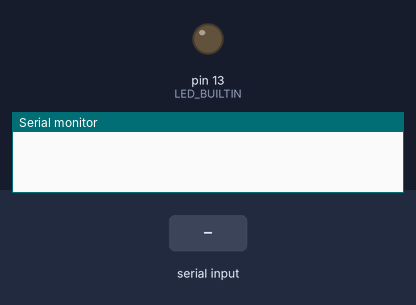
Bench run of a sketch on a simulated Arduino Uno, built with avr-gcc and run on an emulated ATmega328P. Shown: output pins drawn as LEDs (lit = HIGH), the last lines printed to the serial monitor. Inputs (shaded band) come from the test bench.

Above: at 1.2 s.
1.3 s: "OK\n" received over Serial
At 2.4 s:
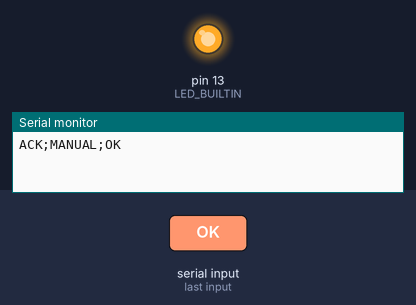
2.8 s: "NOK\n" received over Serial
At 3.6 s:
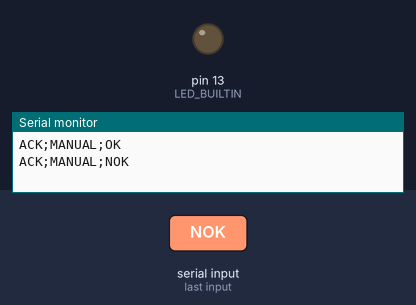
Timing chart, 0 to 5.8 s (numbered marks = the images above; inputs shaded):
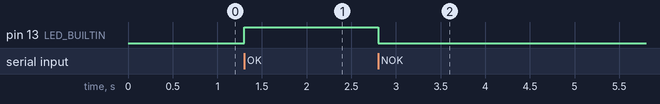

Measured:
- after the input at 1.3 s, pin 13 (LED_BUILTIN): LOW → HIGH at once
- after the input at 2.8 s, pin 13 (LED_BUILTIN): HIGH → LOW at once

The sketch:

estacao3_serial.ino
```cpp
// Estação 3: apenas Serial USB. LED é provisório; sem I2C ou atuadores.
#include <string.h>

enum Estado { AGUARDANDO, OK, NOK };
Estado ultimoEstado = AGUARDANDO;
char comando[64];
byte tamanho = 0;
bool excedeu = false;
char ultimoCiclo[33] = "";

void aplicar(const char* resultado, const char* ciclo) {
  if (strcmp(resultado, "OK") != 0 && strcmp(resultado, "NOK") != 0) return;
  ultimoEstado = strcmp(resultado, "OK") == 0 ? OK : NOK;
  digitalWrite(LED_BUILTIN, ultimoEstado == OK ? HIGH : LOW);
  strncpy(ultimoCiclo, ciclo, sizeof(ultimoCiclo)-1);
  ultimoCiclo[sizeof(ultimoCiclo)-1] = '\0';
  Serial.print("ACK;"); Serial.print(ciclo); Serial.print(';'); Serial.println(resultado);
}

void processar() {
  // Compatibilidade com teste manual OK/NOK, terminados por nova linha.
  if (strcmp(comando, "OK") == 0 || strcmp(comando, "NOK") == 0) {
    aplicar(comando, "MANUAL");
    return;
  }
  // Protocolo só PC ↔ Uno: RESULTADO;<id hexadecimal de 32 caracteres>;<OK|NOK>
  char* tipo = strtok(comando, ";");
  char* ciclo = strtok(NULL, ";");
  char* resultado = strtok(NULL, ";");
  char* extra = strtok(NULL, ";");
  if (!tipo || !ciclo || !resultado || extra || strcmp(tipo,"RESULTADO") != 0) return;
  if (strlen(ciclo) != 32) return;
  for (byte i=0; i<32; i++) {
    char c = ciclo[i];
    if (!((c >= '0' && c <= '9') || (c >= 'a' && c <= 'f'))) return;
  }
  aplicar(resultado, ciclo);
}

void setup() {
  Serial.begin(9600);
  pinMode(LED_BUILTIN, OUTPUT);
  digitalWrite(LED_BUILTIN, LOW);
}

void loop() {
  while (Serial.available() > 0) {
    char c = Serial.read();
    if (c == '\r') continue;
    if (c == '\n') {
      comando[tamanho] = '\0';
      if (!excedeu) processar();
      tamanho = 0;
      excedeu = false;
    } else if (tamanho < sizeof(comando)-1) {
      comando[tamanho++] = c;
    } else {
      excedeu = true;
    }
  }
}
```
